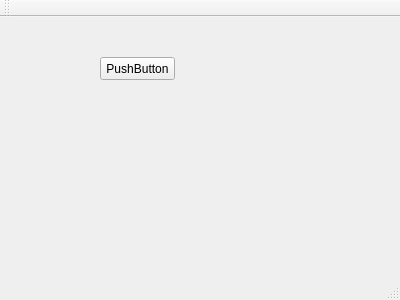
<?xml version="1.0" encoding="UTF-8"?>
<ui version="4.0">
 <class>MainWindow</class>
 <widget class="QMainWindow" name="MainWindow">
  <property name="geometry">
   <rect>
    <x>0</x>
    <y>0</y>
    <width>400</width>
    <height>300</height>
   </rect>
  </property>
  <property name="windowTitle">
   <string>MainWindow</string>
  </property>
  <widget class="QWidget" name="centralWidget">
   <widget class="QPushButton" name="pushButton">
    <property name="geometry">
     <rect>
      <x>100</x>
      <y>40</y>
      <width>75</width>
      <height>23</height>
     </rect>
    </property>
    <property name="text">
     <string>PushButton</string>
    </property>
   </widget>
  </widget>
  <widget class="QMenuBar" name="menuBar">
   <property name="geometry">
    <rect>
     <x>0</x>
     <y>0</y>
     <width>400</width>
     <height>17</height>
    </rect>
   </property>
  </widget>
  <widget class="QToolBar" name="mainToolBar">
   <attribute name="toolBarArea">
    <enum>TopToolBarArea</enum>
   </attribute>
   <attribute name="toolBarBreak">
    <bool>false</bool>
   </attribute>
  </widget>
  <widget class="QStatusBar" name="statusBar"/>
 </widget>
 <layoutdefault spacing="6" margin="11"/>
 <resources/>
 <connections/>
</ui>
